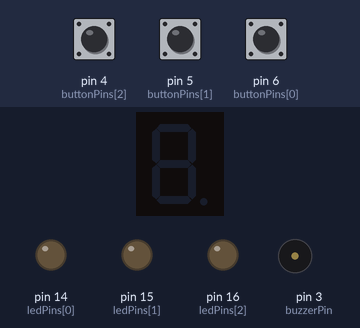
Bench run of a sketch on a simulated Arduino Uno, built with avr-gcc and run on an emulated ATmega328P. On the bench: 1-digit seven-segment display, output pins drawn as LEDs (lit = HIGH), buzzer (waves = sounding, pin HIGH). Wiring (inferred from the names in the program): 1-digit 7-segment display, segments lit when HIGH: segments pin 11, pin 10, pin 7, pin 8, pin 9, pin 12, pin 13. Inputs (shaded band) come from the test bench; at power-on: pin 4 (buttonPins[2]) HIGH, pin 5 (buttonPins[1]) HIGH, pin 6 (buttonPins[0]) HIGH. The segment pins are drawn as the display they are named for; pins used as bus, display or sensor lines are not drawn.

Above: at 1.2 s.
1.3 s: pin 4 (buttonPins[2]) pulled LOW for 0.15 s
At 1.37 s:
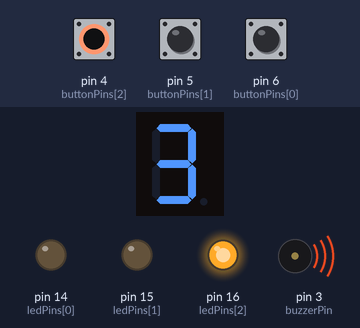
2.9 s: pin 5 (buttonPins[1]) pulled LOW for 0.15 s
At 2.97 s:
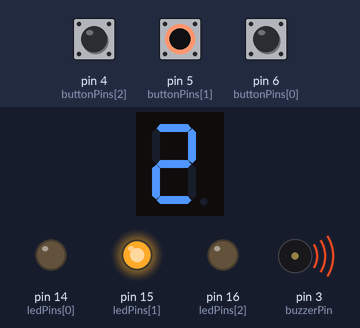
4.5 s: pin 6 (buttonPins[0]) pulled LOW for 0.15 s
At 4.57 s:
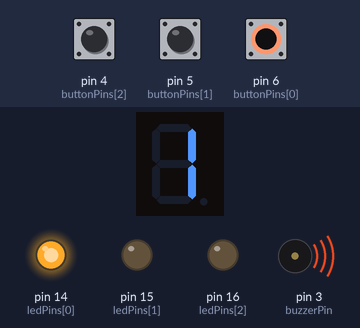
6.1 s: pin 6 (buttonPins[0]) pulled LOW for 3.2 s
At 9.9 s:
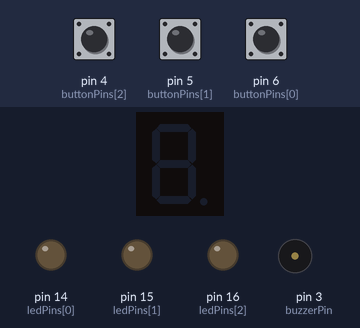
10.8 s: pin 4 (buttonPins[2]) pulled LOW for 3.2 s
At 12.2 s:
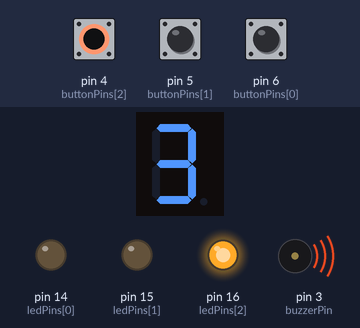
Timing chart, 0 to 15.5 s (numbered marks = the images above; inputs shaded):
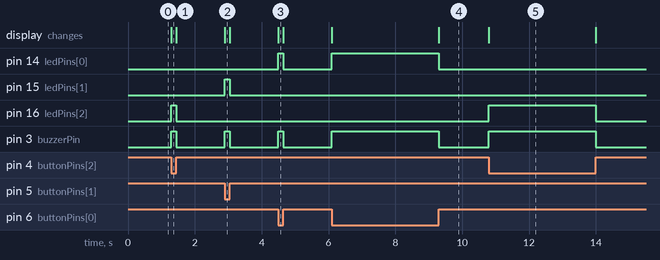

The sketch:

Tinkercard_code.ino
```cpp
// 7-segment pins (a-g) connected to Arduino pins 13 to 7
int segPins[] = {11, 10, 7, 8, 9, 12, 13};

// LED pins
int ledPins[] = {14, 15, 16};

// Button pins
int buttonPins[] = {6, 5, 4}; // buttons 1,2,3

// Buzzer pin
int buzzerPin = 3;

// 7-segment encoding for common cathode
// Index = number to display
byte numbers[10][7] = {
  {1,1,1,1,1,1,0}, // 0
  {0,1,1,0,0,0,0}, // 1
  {1,1,0,1,1,0,1}, // 2
  {1,1,1,1,0,0,1}, // 3
  {0,1,1,0,0,1,1}, // 4
  {1,0,1,1,0,1,1}, // 5
  {1,0,1,1,1,1,1}, // 6
  {1,1,1,0,0,0,0}, // 7
  {1,1,1,1,1,1,1}, // 8
  {1,1,1,1,0,1,1}  // 9
};

void setup() {
  // Set segment pins as OUTPUT
  for(int i = 0; i < 7; i++){
    pinMode(segPins[i], OUTPUT);
  }

  // Set LED pins as OUTPUT
  for(int i = 0; i < 3; i++){
    pinMode(ledPins[i], OUTPUT);
    digitalWrite(ledPins[i], LOW); // start OFF
  }

  // Set button pins as INPUT_PULLUP
  for(int i = 0; i < 3; i++){
    pinMode(buttonPins[i], INPUT_PULLUP);
  }

  // Set buzzer pin as OUTPUT
  pinMode(buzzerPin, OUTPUT);
  digitalWrite(buzzerPin, LOW); // start OFF
}

void loop() {
  // Check each button
  bool buttonPressed = false;
  for(int i = 0; i < 3; i++){
    if(digitalRead(buttonPins[i]) == LOW){ // button pressed (connected to GND)
      buttonPressed = true;

      // Display number i+1 on 7-segment
      for(int j = 0; j < 7; j++){
        digitalWrite(segPins[j], numbers[i+1][j] ? HIGH : LOW);
      }

      // Turn ON corresponding LED
      for(int k = 0; k < 3; k++){
        digitalWrite(ledPins[k], (k == i) ? HIGH : LOW);
      }

      // Turn ON buzzer
      digitalWrite(buzzerPin, HIGH);
      break; // only handle one button at a time
    }
  }

  if(!buttonPressed){
    // No button pressed → turn everything OFF
    for(int j = 0; j < 7; j++) digitalWrite(segPins[j], LOW);
    for(int k = 0; k < 3; k++) digitalWrite(ledPins[k], LOW);
    digitalWrite(buzzerPin, LOW);
  }
}
```

Measured:
- after the input at 1.3 s, pin 16 (ledPins[2]), pin 3 (buzzerPin): LOW → HIGH at once, → LOW 0.15 s later; the display: changes at once (image 1)
- after the input at 2.9 s, pin 15 (ledPins[1]), pin 3 (buzzerPin): LOW → HIGH at once, → LOW 0.15 s later; the display: changes at once (image 2)
- after the input at 4.5 s, pin 14 (ledPins[0]), pin 3 (buzzerPin): LOW → HIGH at once, → LOW 0.15 s later; the display: changes at once (image 3)
- after the input at 6.1 s, pin 14 (ledPins[0]), pin 3 (buzzerPin): LOW → HIGH at once, → LOW 3.2 s later; the display: first changes at once (image 4 shows a later state)
- after the input at 10.8 s, pin 16 (ledPins[2]), pin 3 (buzzerPin): LOW → HIGH at once, → LOW 3.2 s later; the display: changes at once (image 5)
